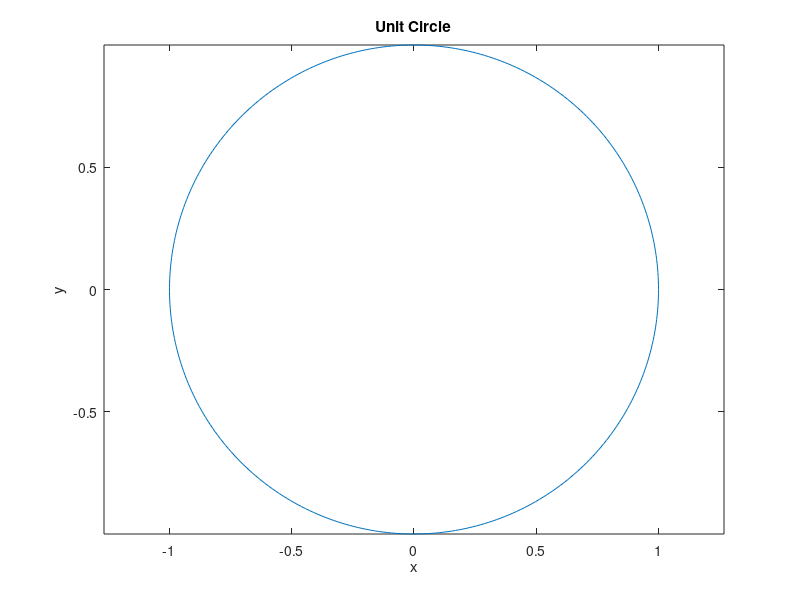

Here is the MATLAB script that generated this plot:
angle = linspace(0, 2*pi, 360);
x = cos(angle);
y = sin(angle);
plot(x,y)
axis('equal')
ylabel('y')
xlabel('x')
title('Unit Circle')